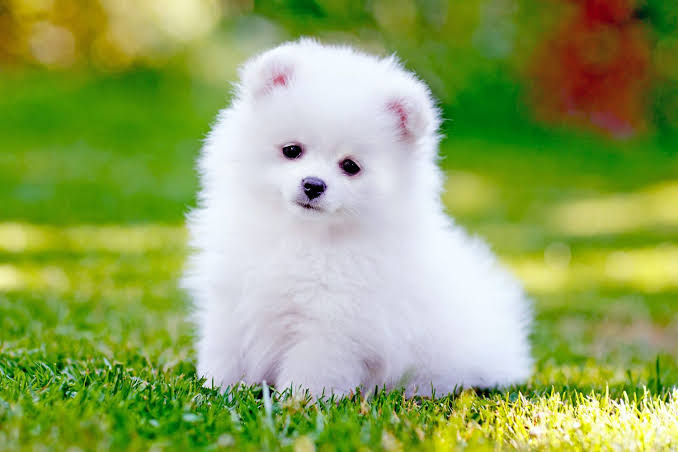
#> input picture puppy.jpg, 678 x 452 px
$ python edges_acp.py   (older library calls are emulated)
#> lines starting #> are read from the running program, lines starting #| are printed output that depends on the picture
import cv2
import numpy as np
import matplotlib.pyplot as plt


def display_image(title, image):
   """Utility function to display an image."""
   plt.figure(figsize=(8, 8))
   if len(image.shape) == 2:
       plt.imshow(image, cmap='gray')
   else:
       plt.imshow(cv2.cvtColor(image, cv2.COLOR_BGR2RGB))
   plt.title(title)
   plt.axis('off')
   plt.show()


def get_odd_kernel_size(prompt, default=5):
   """Prompt until a valid positive odd integer is given."""
   while True:
       raw = input(f"{prompt} (default: {default}): ").strip()
       if raw == "":
           return default
       if not raw.isdigit():
           print("Please enter a whole number.")
           continue
       value = int(raw)
       if value <= 0:
           print("Kernel size must be positive.")
       elif value % 2 == 0:
           print("Kernel size must be odd.")
       else:
           return value


def get_int(prompt, default):
   """Prompt for an integer, falling back to default on empty/invalid input."""
   raw = input(f"{prompt} (default: {default}): ").strip()
   if raw == "":
       return default
   try:
       return int(raw)
   except ValueError:
       print(f"Invalid number, using default ({default}).")
       return default


def interactive_edge_detection(image_path):
   """Interactive activity for edge detection and filtering."""
#> called with image_path = 'puppy.jpg'
   image = cv2.imread(image_path)
#> image is the input picture: shape (452, 678, 3); mean B, G, R 96.7, 166.6, 145.9
   if image is None:
       print("Error: Image not found!")
       return


   # Convert to grayscale
   gray_image = cv2.cvtColor(image, cv2.COLOR_BGR2GRAY)
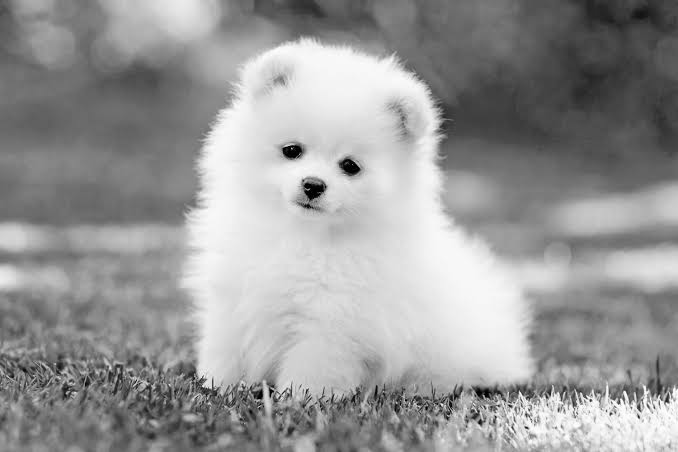
#> gray_image: shape (452, 678); min 0, max 255, mean 152.4
   display_image("Original Grayscale Image", gray_image)


   print("Select an option:")
   print("1. Sobel Edge Detection")
   print("2. Canny Edge Detection")
   print("3. Laplacian Edge Detection")
   print("4. Gaussian Smoothing")
   print("5. Exit")


   while True:
       choice = input("Enter your choice (1-5): ").strip()


       if choice == "1":

           sobel_x = cv2.Sobel(gray_image, cv2.CV_64F, 1, 0, ksize=3)
           sobel_y = cv2.Sobel(gray_image, cv2.CV_64F, 0, 1, ksize=3)
           magnitude = cv2.magnitude(sobel_x, sobel_y)
           combined_sobel = cv2.convertScaleAbs(magnitude)
           display_image("Sobel Edge Detection", combined_sobel)


       elif choice == "2":

           print("Adjust thresholds for Canny (default: 100 and 200)")
           lower_thresh = get_int("Enter Lower threshold", 100)
           upper_thresh = get_int("Enter Upper threshold", 200)
           edges = cv2.Canny(gray_image, lower_thresh, upper_thresh)
           display_image("Canny Edge Detection", edges)


       elif choice == "3":

           laplacian = cv2.Laplacian(gray_image, cv2.CV_64F)
           display_image("Laplacian Edge Detection", np.abs(laplacian).astype(np.uint8))


       elif choice == "4":

           kernel_size = get_odd_kernel_size("Enter kernel size (odd number)")
           blurred = cv2.GaussianBlur(image, (kernel_size, kernel_size), 0)
           display_image("Gaussian Smoothed Image", blurred)


       elif choice == "5":
           print("Exiting...")
           break


       else:
           print("Invalid choice. Please select a number between 1 and 5.")
#> this loop made 7 passes; the answer given on pass 1: 1
#> pass 1, in interactive_edge_detection, `sobel_x = cv2.Sobel(gray_image, cv2.CV_64F, 1, 0, ksize=3)`:
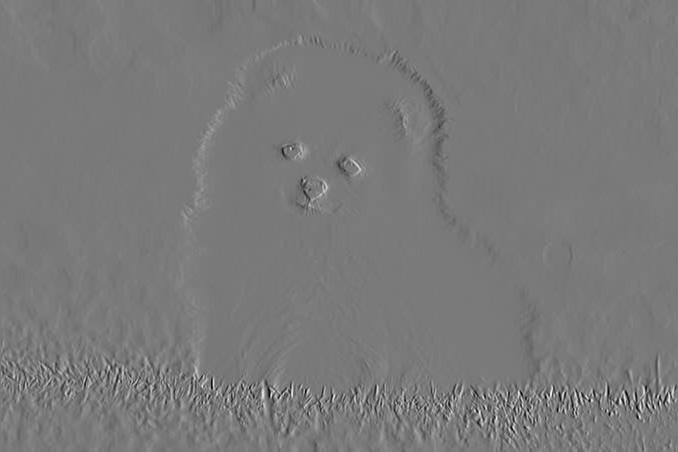
#> sobel_x: shape (452, 678) float64; min -716, max 777, mean 0.1; drawn with min black and max white
#> pass 1, in interactive_edge_detection, `sobel_y = cv2.Sobel(gray_image, cv2.CV_64F, 0, 1, ksize=3)`:
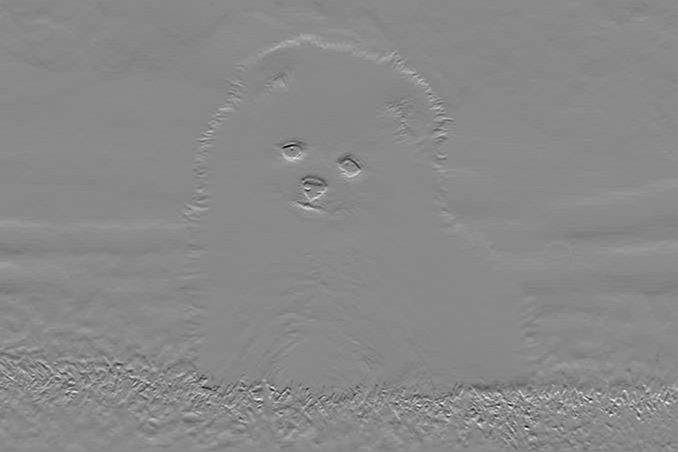
#> sobel_y: shape (452, 678) float64; min -829, max 713, mean 0.6; drawn with min black and max white
#> pass 1, in interactive_edge_detection, `magnitude = cv2.magnitude(sobel_x, sobel_y)`:
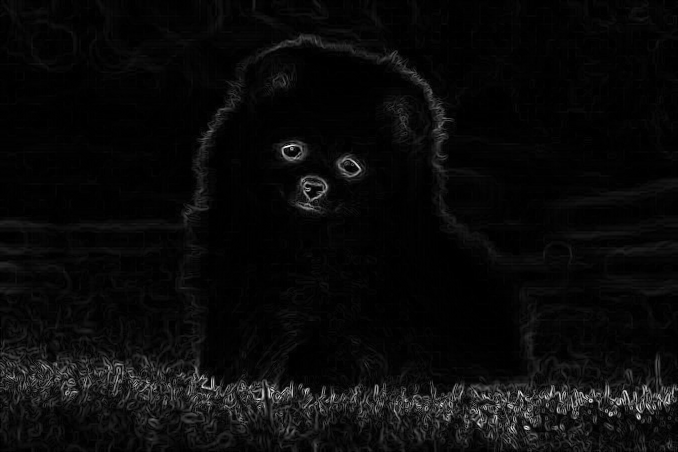
#> magnitude: shape (452, 678) float64; min 0, max 845, mean 34.9; drawn with min black and max white
#> pass 1, in interactive_edge_detection, `combined_sobel = cv2.convertScaleAbs(magnitude)`:
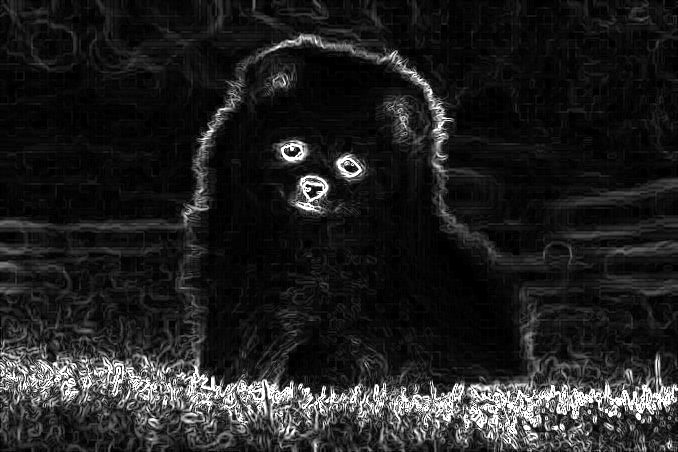
#> combined_sobel: shape (452, 678); min 0, max 255, mean 33


#> (the run stopped early here; a loop or call above may not have finished)

$ run again, with Cat.jpg copied over puppy.jpg
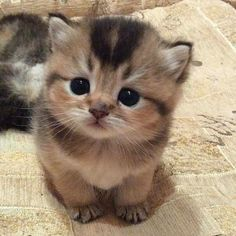
#> input picture Cat.jpg, 236 x 236 px
#> in interactive_edge_detection, image is the input picture: shape (236, 236, 3); mean B, G, R 115.5, 137.8, 157.3
#> the loop in interactive_edge_detection, `while True:` made 7 passes; the answer given on pass 1: 1
#> pass 1, in interactive_edge_detection, `magnitude = cv2.magnitude(sobel_x, sobel_y)`:
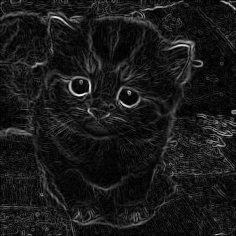
#> magnitude: shape (236, 236) float64; min 0, max 680, mean 68.6; drawn with min black and max white
#> pass 1, in interactive_edge_detection, `combined_sobel = cv2.convertScaleAbs(magnitude)`:
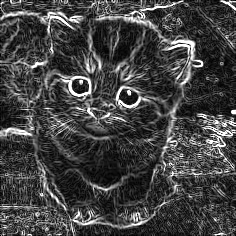
#> combined_sobel: shape (236, 236); min 0, max 255, mean 67.1

$ run again, with Example.jpg copied over puppy.jpg
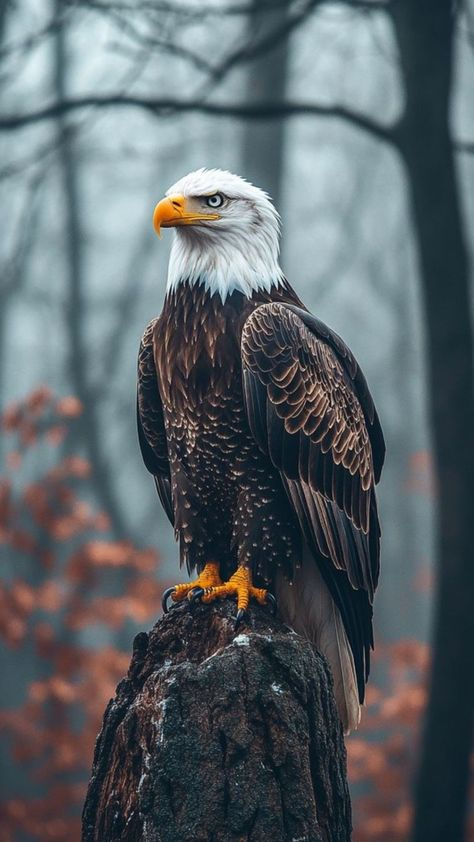
#> input picture Example.jpg, 474 x 842 px
#> in interactive_edge_detection, image is the input picture: shape (842, 474, 3); mean B, G, R 103.9, 99.1, 90.8
#> the loop in interactive_edge_detection, `while True:` made 7 passes; the answer given on pass 1: 1
#> pass 1, in interactive_edge_detection, `sobel_y = cv2.Sobel(gray_image, cv2.CV_64F, 0, 1, ksize=3)`:
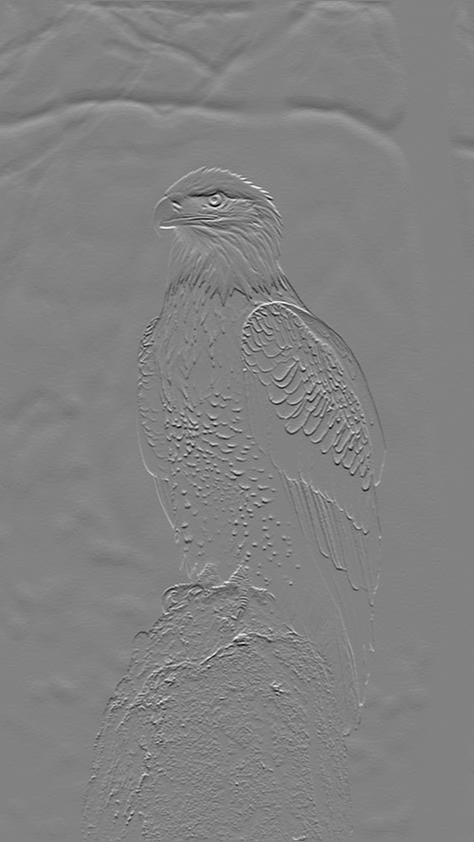
#> sobel_y: shape (842, 474) float64; min -677, max 651, mean -0.7; drawn with min black and max white
#> pass 1, in interactive_edge_detection, `combined_sobel = cv2.convertScaleAbs(magnitude)`:
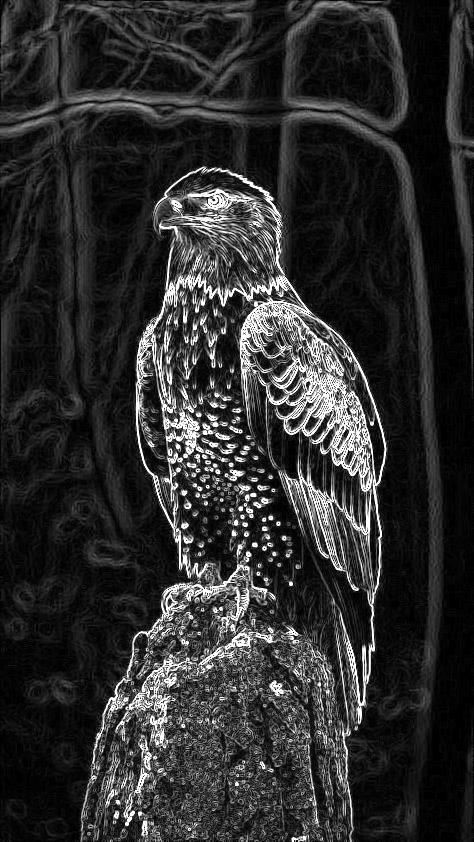
#> combined_sobel: shape (842, 474); min 0, max 255, mean 45.4
